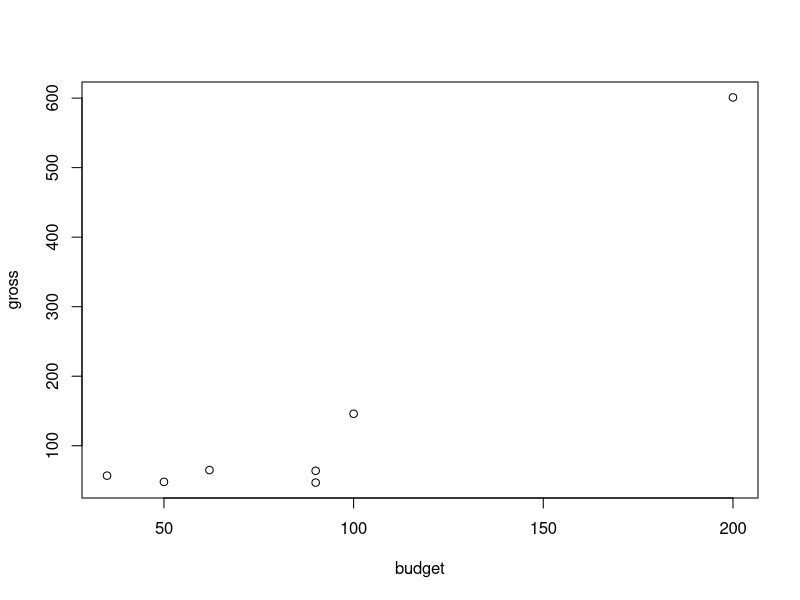
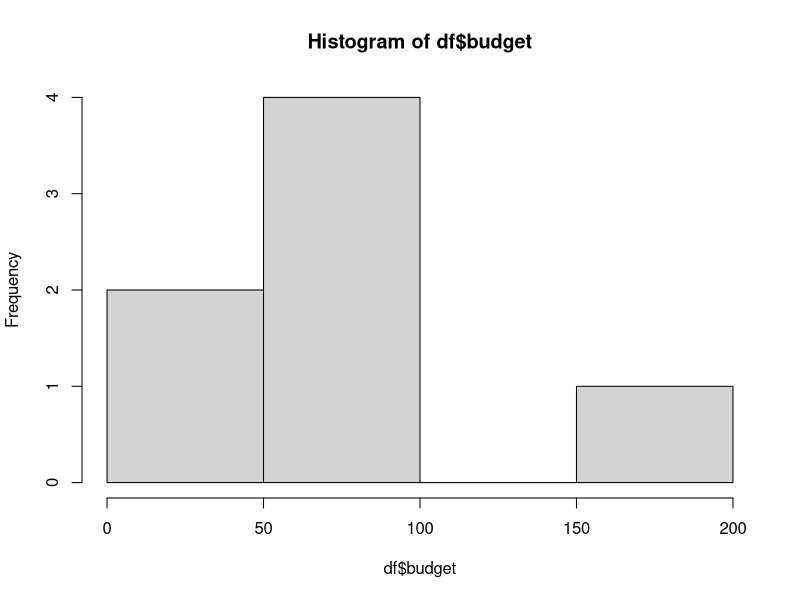
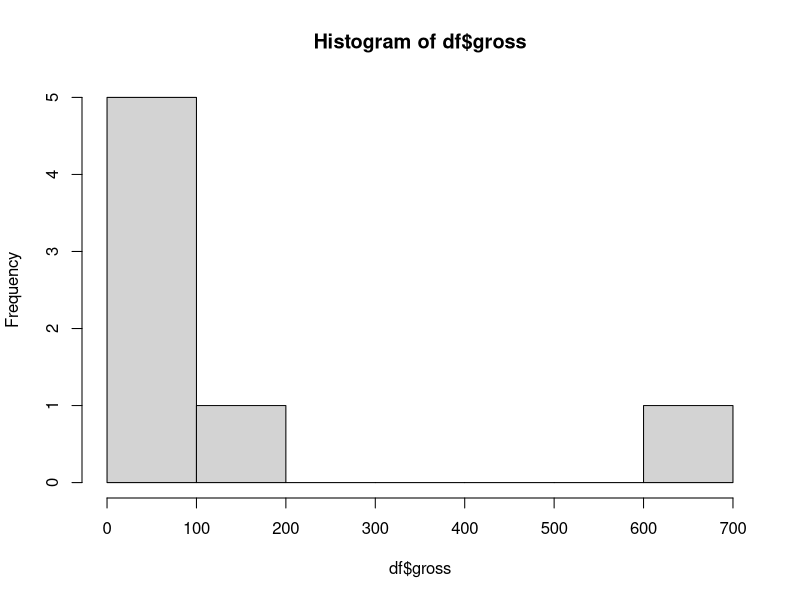

Write the R code that produced these figures, in order.
## ---- chunk 1
knitr::opts_chunk$set(echo = TRUE)
## ---- chunk 2
df <- data.frame(budget=c(62,90,50,35,200,100,90), gross=c(65,64,48,57,601,146,47))
df
## ---- chunk 3
plot(df)
hist(df$budget)
hist(df$gross)
## ---- chunk 4

## ---- chunk 5

## ---- chunk 6

## ---- chunk 7

## ---- chunk 8
x_grand = sum(df$gross)/7
x_grand
abline()
